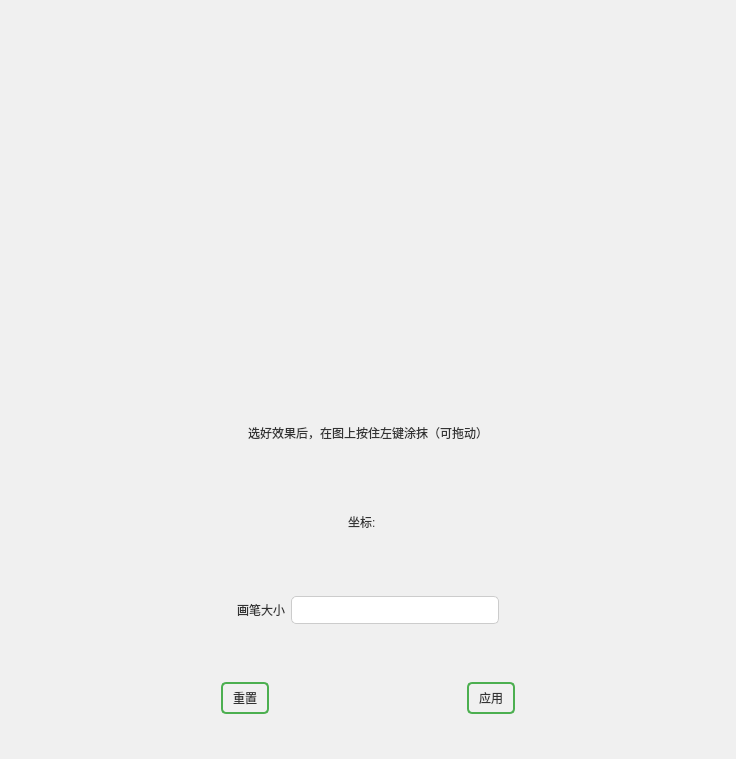
<?xml version="1.0" encoding="UTF-8"?>
<ui version="4.0">
 <class>Retouch</class>
 <widget class="QWidget" name="Retouch">
  <property name="geometry">
   <rect>
    <x>0</x>
    <y>0</y>
    <width>736</width>
    <height>759</height>
   </rect>
  </property>
  <property name="windowTitle">
   <string>Form</string>
  </property>
  <property name="styleSheet">
   <string notr="true">/* QPushButton 样式 */
QPushButton {
    background-color: #4CAF50; /* 按钮背景颜色 */
    color: white; /* 文本颜色 */
    border: 2px solid #4CAF50; /* 边框样式 */
    border-radius: 5px; /* 圆角半径 */
    padding: 5px 10px; /* 内边距 */
}

QPushButton:hover {
    background-color: #45a049; /* 鼠标悬停时的背景颜色 */
}

/* QSpacerItem 样式 */
QSpacerItem {
    /* 通常无需样式，仅用于占位 */

}

/* QWidget 样式 */
QWidget {
    background-color: #f0f0f0; /* 背景颜色 */
    color: #333; /* 文本颜色 */
}

/* QLineEdit 样式 */
QLineEdit {
    background-color: #ffffff; /* 设置背景颜色为白色 */
    border: 1px solid #ccc; /* 边框样式 */
    border-radius: 5px; /* 圆角半径 */
    padding: 5px; /* 内边距 */
    color: #333; /* 文本颜色 */
}

QLineEdit:focus {
    border-color: #007BFF; /* 获取焦点时的边框颜色 */
}


/* QMenu 样式 */
QMenu {
    background-color: #f0f0f0; /* 背景颜色 */
    border: 1px solid #ccc; /* 边框样式 */
}

QMenu::item {
    padding: 5px 20px; /* 内边距 */
}

QMenu::item:selected {
    background-color: #007BFF; /* 选中项的背景颜色 */
    color: white; /* 选中项的文本颜色 */
}

/* QAction 样式 */
QAction {
    background-color: transparent; /* 背景颜色透明 */
    color: #333; /* 文本颜色 */
}

QAction:hover {
    background-color: #e0e0e0; /* 鼠标悬停时的背景颜色 */
}

QAction:pressed {
    background-color: #d4d4d4; /* 按下时的背景颜色 */
}

/* QStatusBar 样式 */
QStatusBar {
    background-color: #f0f0f0; /* 背景颜色 */
    color: #333; /* 文本颜色 */
    border-top: 1px solid #ccc; /* 顶部边框样式 */
}

QStatusBar::item {
    border: none; /* 无边框 */
}
</string>
  </property>
  <layout class="QVBoxLayout" name="verticalLayout_2">
   <item>
    <widget class="QLabel" name="imageLabel">
     <property name="text">
      <string/>
     </property>
    </widget>
   </item>
   <item>
    <widget class="QWidget" name="widget_5" native="true">
     <layout class="QVBoxLayout" name="verticalLayout">
      <item>
       <widget class="QWidget" name="widget_3" native="true">
        <layout class="QHBoxLayout" name="horizontalLayout_2">
         <item>
          <spacer name="horizontalSpacer">
           <property name="orientation">
            <enum>Qt::Horizontal</enum>
           </property>
           <property name="sizeHint" stdset="0">
            <size>
             <width>198</width>
             <height>20</height>
            </size>
           </property>
          </spacer>
         </item>
         <item>
          <widget class="QLabel" name="label_2">
           <property name="text">
            <string>选好效果后，在图上按住左键涂抹（可拖动）</string>
           </property>
          </widget>
         </item>
         <item>
          <spacer name="horizontalSpacer_2">
           <property name="orientation">
            <enum>Qt::Horizontal</enum>
           </property>
           <property name="sizeHint" stdset="0">
            <size>
             <width>197</width>
             <height>20</height>
            </size>
           </property>
          </spacer>
         </item>
        </layout>
       </widget>
      </item>
      <item>
       <widget class="QWidget" name="widget" native="true">
        <layout class="QHBoxLayout" name="horizontalLayout">
         <item>
          <spacer name="horizontalSpacer_3">
           <property name="orientation">
            <enum>Qt::Horizontal</enum>
           </property>
           <property name="sizeHint" stdset="0">
            <size>
             <width>40</width>
             <height>20</height>
            </size>
           </property>
          </spacer>
         </item>
         <item>
          <widget class="QLabel" name="label">
           <property name="text">
            <string>坐标:</string>
           </property>
          </widget>
         </item>
         <item>
          <widget class="QLabel" name="label_first">
           <property name="text">
            <string/>
           </property>
          </widget>
         </item>
         <item>
          <spacer name="horizontalSpacer_4">
           <property name="orientation">
            <enum>Qt::Horizontal</enum>
           </property>
           <property name="sizeHint" stdset="0">
            <size>
             <width>40</width>
             <height>20</height>
            </size>
           </property>
          </spacer>
         </item>
        </layout>
       </widget>
      </item>
      <item>
       <widget class="QWidget" name="widget_2" native="true">
        <layout class="QHBoxLayout" name="horizontalLayout_3">
         <item>
          <spacer name="horizontalSpacer_5">
           <property name="orientation">
            <enum>Qt::Horizontal</enum>
           </property>
           <property name="sizeHint" stdset="0">
            <size>
             <width>40</width>
             <height>20</height>
            </size>
           </property>
          </spacer>
         </item>
         <item>
          <widget class="QLabel" name="label_6">
           <property name="text">
            <string>画笔大小</string>
           </property>
          </widget>
         </item>
         <item>
          <widget class="QLineEdit" name="lineEdit_radius"/>
         </item>
         <item>
          <spacer name="horizontalSpacer_6">
           <property name="orientation">
            <enum>Qt::Horizontal</enum>
           </property>
           <property name="sizeHint" stdset="0">
            <size>
             <width>40</width>
             <height>20</height>
            </size>
           </property>
          </spacer>
         </item>
        </layout>
       </widget>
      </item>
      <item>
       <widget class="QWidget" name="widget_4" native="true">
        <layout class="QHBoxLayout" name="horizontalLayout_4">
         <item>
          <spacer name="horizontalSpacer_10">
           <property name="orientation">
            <enum>Qt::Horizontal</enum>
           </property>
           <property name="sizeHint" stdset="0">
            <size>
             <width>40</width>
             <height>20</height>
            </size>
           </property>
          </spacer>
         </item>
         <item>
          <widget class="QPushButton" name="btn_ok">
           <property name="text">
            <string>重置</string>
           </property>
          </widget>
         </item>
         <item>
          <spacer name="horizontalSpacer_11">
           <property name="orientation">
            <enum>Qt::Horizontal</enum>
           </property>
           <property name="sizeHint" stdset="0">
            <size>
             <width>40</width>
             <height>20</height>
            </size>
           </property>
          </spacer>
         </item>
         <item>
          <widget class="QPushButton" name="btn_apply">
           <property name="text">
            <string>应用</string>
           </property>
          </widget>
         </item>
         <item>
          <spacer name="horizontalSpacer_7">
           <property name="orientation">
            <enum>Qt::Horizontal</enum>
           </property>
           <property name="sizeHint" stdset="0">
            <size>
             <width>94</width>
             <height>20</height>
            </size>
           </property>
          </spacer>
         </item>
        </layout>
       </widget>
      </item>
     </layout>
    </widget>
   </item>
  </layout>
 </widget>
 <resources/>
 <connections/>
</ui>
